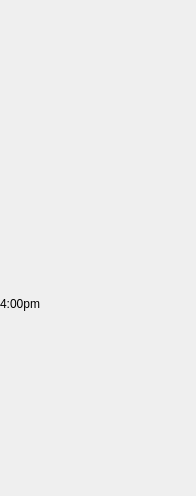
<?xml version="1.0" encoding="UTF-8"?>
<ui version="4.0">
 <class>BarChartSingleBar</class>
 <widget class="QWidget" name="BarChartSingleBar">
  <property name="geometry">
   <rect>
    <x>0</x>
    <y>0</y>
    <width>196</width>
    <height>496</height>
   </rect>
  </property>
  <property name="windowTitle">
   <string>Bar Chart - Single Bar</string>
  </property>
  <property name="styleSheet">
   <string notr="true"/>
  </property>
  <widget class="QWidget" name="layoutWidget">
   <property name="geometry">
    <rect>
     <x>0</x>
     <y>0</y>
     <width>86</width>
     <height>311</height>
    </rect>
   </property>
   <layout class="QVBoxLayout" name="m_ptr_top_level_vertical_layout">
    <property name="spacing">
     <number>0</number>
    </property>
    <property name="leftMargin">
     <number>0</number>
    </property>
    <item>
     <widget class="QLabel" name="m_ptr_top_level_header_spacer">
      <property name="text">
       <string/>
      </property>
     </widget>
    </item>
    <item>
     <widget class="QWidget" name="m_ptr_top_level_bar_container" native="true">
      <property name="minimumSize">
       <size>
        <width>35</width>
        <height>0</height>
       </size>
      </property>
      <property name="maximumSize">
       <size>
        <width>35</width>
        <height>16777215</height>
       </size>
      </property>
      <widget class="QLabel" name="m_remainder_percentage_bar_label">
       <property name="geometry">
        <rect>
         <x>0</x>
         <y>-10</y>
         <width>35</width>
         <height>121</height>
        </rect>
       </property>
       <property name="sizePolicy">
        <sizepolicy hsizetype="Preferred" vsizetype="Fixed">
         <horstretch>0</horstretch>
         <verstretch>0</verstretch>
        </sizepolicy>
       </property>
       <property name="minimumSize">
        <size>
         <width>35</width>
         <height>100</height>
        </size>
       </property>
       <property name="maximumSize">
        <size>
         <width>35</width>
         <height>16777215</height>
        </size>
       </property>
       <property name="styleSheet">
        <string notr="true"/>
       </property>
       <property name="text">
        <string/>
       </property>
       <property name="alignment">
        <set>Qt::AlignBottom|Qt::AlignLeading|Qt::AlignLeft</set>
       </property>
      </widget>
      <widget class="QWidget" name="m_ptr_secondary_level_source_bar_container" native="true">
       <property name="geometry">
        <rect>
         <x>0</x>
         <y>0</y>
         <width>35</width>
         <height>121</height>
        </rect>
       </property>
       <property name="minimumSize">
        <size>
         <width>35</width>
         <height>0</height>
        </size>
       </property>
       <property name="maximumSize">
        <size>
         <width>35</width>
         <height>16777215</height>
        </size>
       </property>
       <widget class="QWidget" name="layoutWidget">
        <property name="geometry">
         <rect>
          <x>0</x>
          <y>-10</y>
          <width>81</width>
          <height>131</height>
         </rect>
        </property>
        <layout class="QVBoxLayout" name="m_ptr_secondary_level_source_bar_vertical_layout">
         <property name="sizeConstraint">
          <enum>QLayout::SetFixedSize</enum>
         </property>
         <item>
          <widget class="QLabel" name="m_ptr_secondary_level_header_spacer">
           <property name="text">
            <string/>
           </property>
          </widget>
         </item>
         <item>
          <widget class="QLabel" name="m_selected_source_percentage_bar_label">
           <property name="sizePolicy">
            <sizepolicy hsizetype="Fixed" vsizetype="Fixed">
             <horstretch>0</horstretch>
             <verstretch>0</verstretch>
            </sizepolicy>
           </property>
           <property name="minimumSize">
            <size>
             <width>35</width>
             <height>0</height>
            </size>
           </property>
           <property name="maximumSize">
            <size>
             <width>35</width>
             <height>16777215</height>
            </size>
           </property>
           <property name="styleSheet">
            <string notr="true"/>
           </property>
           <property name="text">
            <string/>
           </property>
           <property name="alignment">
            <set>Qt::AlignBottom|Qt::AlignLeading|Qt::AlignLeft</set>
           </property>
          </widget>
         </item>
        </layout>
       </widget>
      </widget>
     </widget>
    </item>
    <item>
     <widget class="QLabel" name="m_time_label">
      <property name="sizePolicy">
       <sizepolicy hsizetype="Preferred" vsizetype="Fixed">
        <horstretch>0</horstretch>
        <verstretch>0</verstretch>
       </sizepolicy>
      </property>
      <property name="minimumSize">
       <size>
        <width>70</width>
        <height>32</height>
       </size>
      </property>
      <property name="text">
       <string>4:00pm</string>
      </property>
      <property name="alignment">
       <set>Qt::AlignBottom|Qt::AlignLeading|Qt::AlignLeft</set>
      </property>
     </widget>
    </item>
   </layout>
  </widget>
 </widget>
 <resources/>
 <connections/>
</ui>
